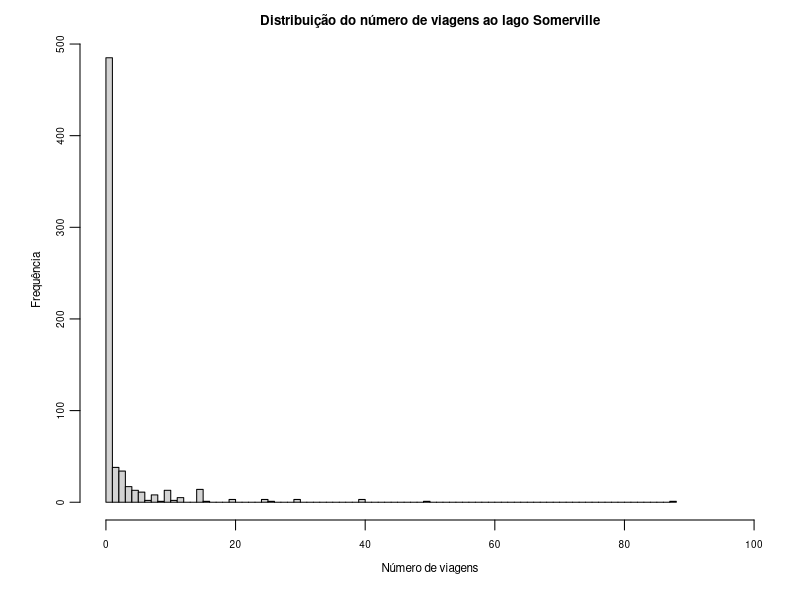
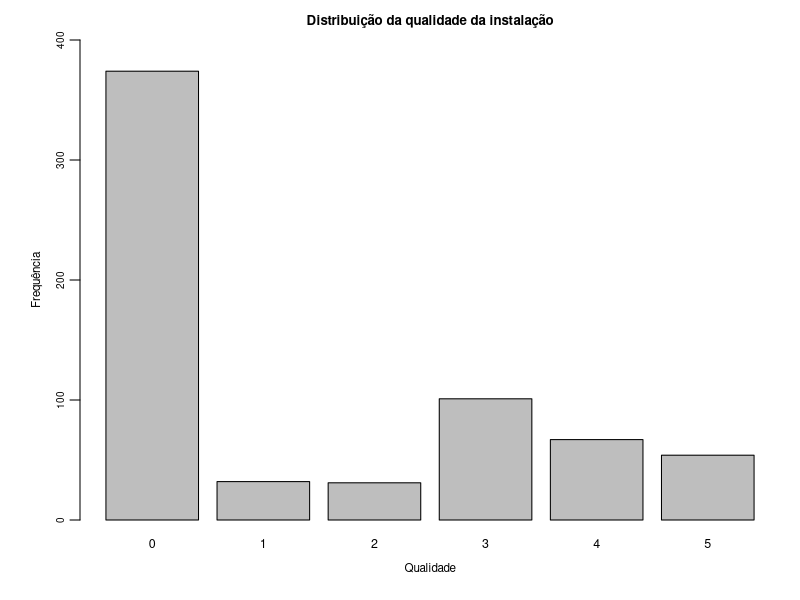
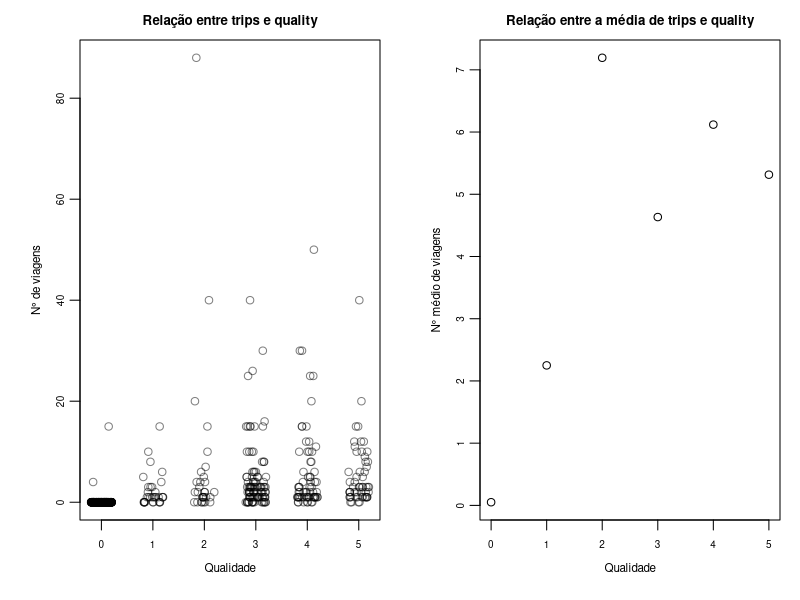
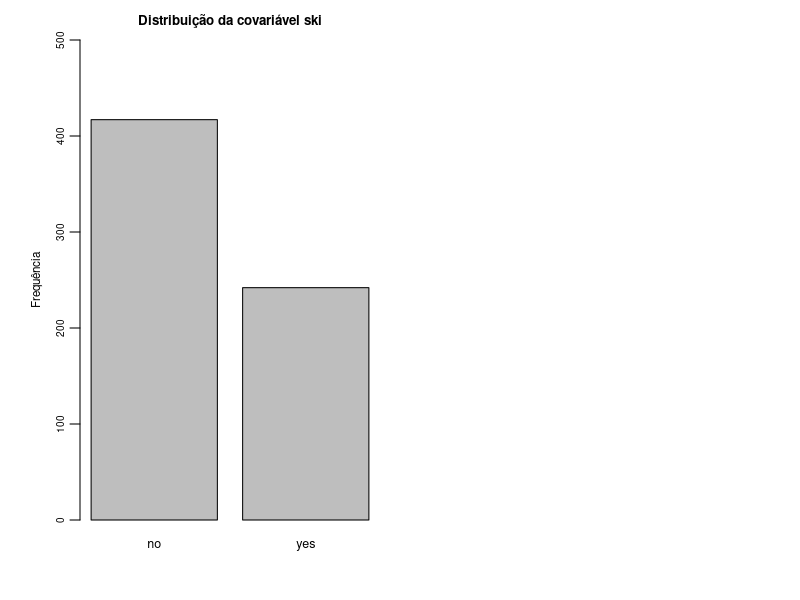
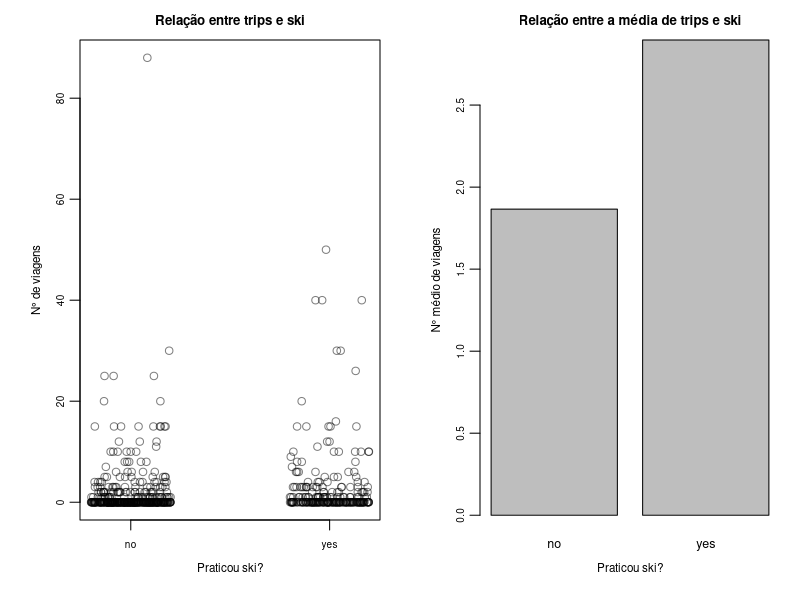
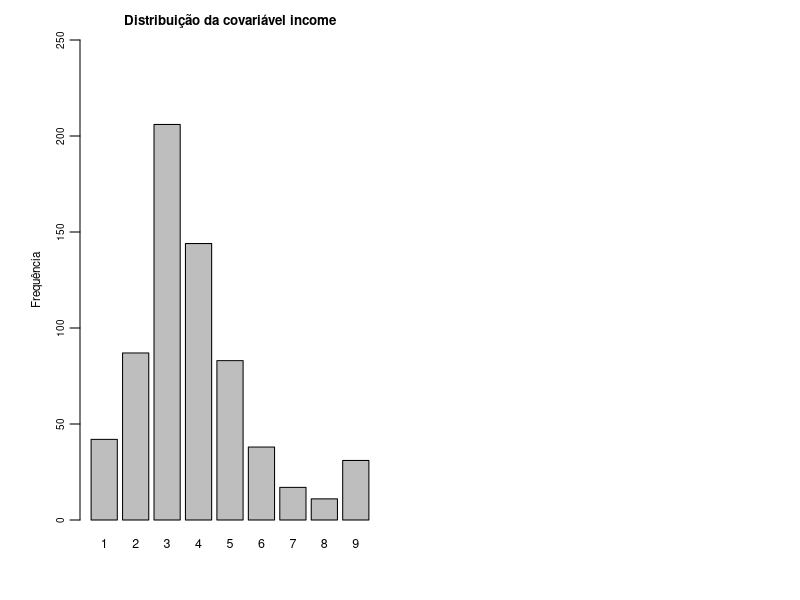
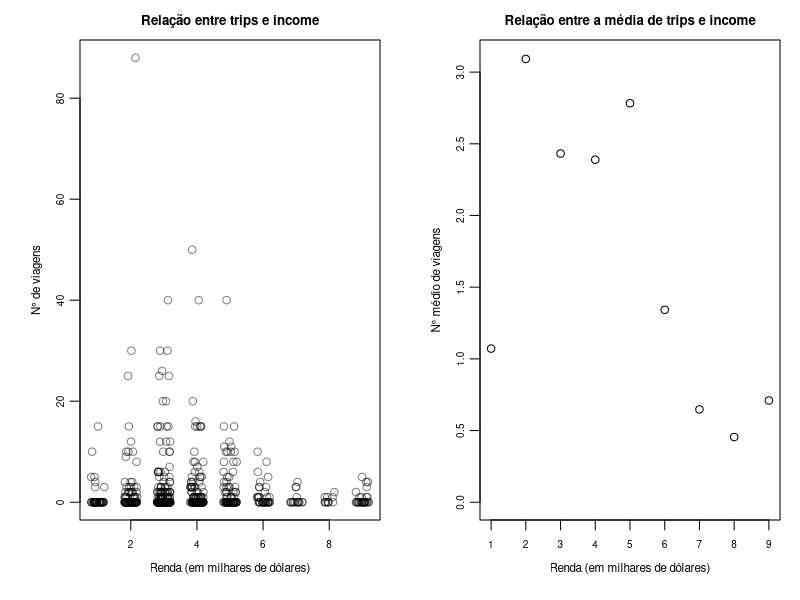
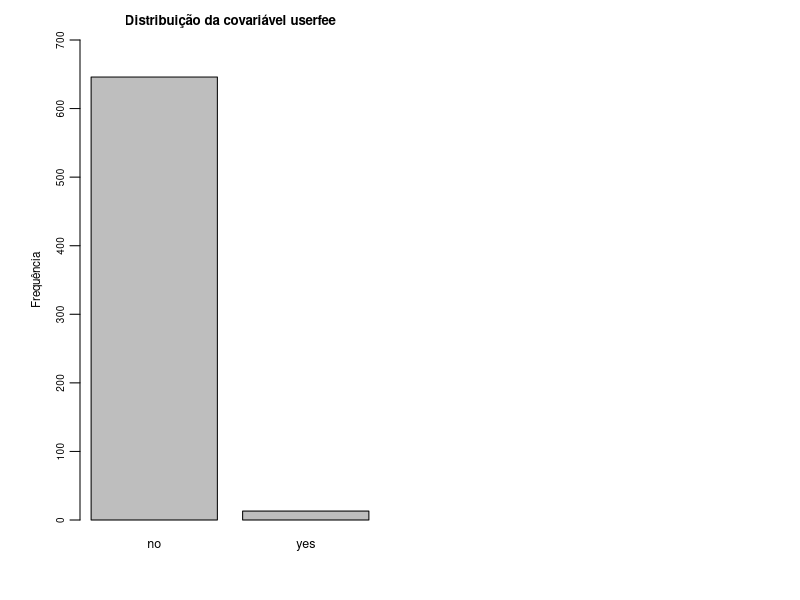

The R script that drew these images, in order:
## ---- chunk 1
knitr::opts_chunk$set(echo = TRUE)
knitr::opts_chunk$set(warning = FALSE, message = FALSE)
options(tinytex.verbose = TRUE)

getOption("encoding")
# ou defina:
options(encoding = "UTF-8")
Sys.setlocale("LC_ALL", "Portuguese")
## ---- chunk 2
if(!require(AER)) install.packages("AER")
if(!require(GGally)) install.packages("GGally")
library(dplyr)
library(ggplot2)
library(AER)
library(GGally)
data("RecreationDemand")

trips = RecreationDemand$trips
quality = RecreationDemand$quality
ski = RecreationDemand$ski
income = RecreationDemand$income
userfee = RecreationDemand$userfee
costC = RecreationDemand$costC
costS = RecreationDemand$costS
costH = RecreationDemand$costH
## ---- chunk 3
par(mgp = c(1.8, 0.6, 0), mar = c(4, 4, 2, 1))
hist(
  trips,
  breaks = 100,
  xlim = c(0, 100),
  main = "Distribuição do número de viagens ao lago Somerville",
  xlab = "Número de viagens",
  ylab = "Frequência",
  cex.main = 0.8, 
  cex.lab = 0.7,
  cex.axis = 0.6)
## ---- chunk 4
cat("Média:    ", mean(trips), "\n")
cat("Variância:", var(trips), "\n")
## ---- chunk 5
par(mgp = c(1.8, 0.6, 0), mar = c(4, 4, 2, 1))
barplot(
  table(quality),
  ylim = c(0, 400),
  main = "Distribuição da qualidade da instalação",
  xlab = "Qualidade",
  ylab = "Frequência",
  cex.main = 0.8, 
  cex.lab = 0.7,
  cex.axis = 0.6,
  cex.names = 0.75)
## ---- chunk 6
par(mgp = c(1.8, 0.6, 0), mar = c(4, 4, 2, 1))
par(mfrow = c(1, 2))

plot(jitter(quality), trips,
  col = rgb(0, 0, 0, alpha = 0.5),
  main = "Relação entre trips e quality",
  xlab = "Qualidade",
  ylab = "N° de viagens",
  cex.main = 0.8, 
  cex.lab = 0.7,
  cex.axis = 0.6,
  cex.names = 0.75)

means <- tapply(trips, quality, mean)

plot(
  as.numeric(names(means)), means, type = "p",
  xaxt = "n",
  main = "Relação entre a média de trips e quality",
  xlab = "Qualidade",
  ylab = "N° médio de viagens",
  cex.main = 0.8, 
  cex.lab = 0.7,
  cex.axis = 0.6
)

axis(1, at = as.numeric(names(means)), labels = names(means), cex.axis = 0.6)
## ---- chunk 7
par(mgp = c(1.8, 0.6, 0), mar = c(4, 4, 2, 1))
barplot(
  table(ski),
  ylim = c(0, 500),
  main = "Distribuição da covariável ski",
  ylab = "Frequência",
  cex.main = 0.8, 
  cex.lab = 0.7,
  cex.axis = 0.6,
  cex.names = 0.75)
## ---- chunk 8
par(mgp = c(1.8, 0.6, 0), mar = c(4, 4, 2, 1))
par(mfrow = c(1, 2))

plot(jitter(ifelse(ski == "yes", 1, 0)), trips,
  col = rgb(0, 0, 0, alpha = 0.5),
  xaxt = "n",
  main = "Relação entre trips e ski",
  xlab = "Praticou ski?",
  ylab = "N° de viagens",
  cex.main = 0.8, 
  cex.lab = 0.7,
  cex.axis = 0.6,
  cex.names = 0.75
)

axis(1, at = c(0, 1), labels = c("no", "yes"), cex.axis = 0.6)

barplot(
  tapply(trips, ski, mean),
  main = "Relação entre a média de trips e ski",
  xlab = "Praticou ski?",
  ylab = "N° médio de viagens",
  cex.main = 0.8, 
  cex.lab = 0.7,
  cex.axis = 0.6,
  cex.names = 0.75)
## ---- chunk 9
par(mgp = c(1.8, 0.6, 0), mar = c(4, 4, 2, 1))
barplot(
  table(income),
  ylim = c(0, 250),
  main = "Distribuição da covariável income",
  ylab = "Frequência",
  cex.main = 0.8, 
  cex.lab = 0.7,
  cex.axis = 0.6,
  cex.names = 0.75)
## ---- chunk 10
par(mgp = c(1.8, 0.6, 0), mar = c(4, 4, 2, 1))
par(mfrow = c(1, 2))

plot(jitter(income), trips,
  col = rgb(0, 0, 0, alpha = 0.5),
  main = "Relação entre trips e income",
  xlab = "Renda (em milhares de dólares)",
  ylab = "N° de viagens",
  cex.main = 0.8, 
  cex.lab = 0.7,
  cex.axis = 0.6,
  cex.names = 0.75)

means <- tapply(trips, income, mean)

plot(
  as.numeric(names(means)), means, type = "p",
  xaxt = "n",
  main = "Relação entre a média de trips e income",
  xlab = "Renda (em milhares de dólares)",
  ylab = "N° médio de viagens",
  ylim = c(0, 3.1),
  cex.main = 0.8, 
  cex.lab = 0.7,
  cex.axis = 0.6
)

axis(1, at = as.numeric(names(means)), labels = names(means), cex.axis = 0.6)
## ---- chunk 11
par(mgp = c(1.8, 0.6, 0), mar = c(4, 4, 2, 1))
barplot(
  table(userfee),
  ylim = c(0, 700),
  main = "Distribuição da covariável userfee",
  ylab = "Frequência",
  cex.main = 0.8, 
  cex.lab = 0.7,
  cex.axis = 0.6,
  cex.names = 0.75)
## ---- chunk 12
par(mgp = c(1.8, 0.6, 0), mar = c(4, 4, 2, 1))
par(mfrow = c(1, 2))

plot(jitter(ifelse(userfee == "yes", 1, 0)), trips,
  col = rgb(0, 0, 0, alpha = 0.5),
  xaxt = "n",
  main = "Relação entre trips e userfee",
  xlab = "Paga a taxa anual?",
  ylab = "N° de viagens",
  cex.main = 0.8, 
  cex.lab = 0.7,
  cex.axis = 0.6,
  cex.names = 0.75
)

axis(1, at = c(0, 1), labels = c("no", "yes"), cex.axis = 0.6)

barplot(
  tapply(trips, userfee, mean),
  main = "Relação entre a média de trips e userfee",
  xlab = "Paga a taxa anual?",
  ylab = "N° médio de viagens",
  cex.main = 0.8, 
  cex.lab = 0.7,
  cex.axis = 0.6,
  cex.names = 0.75)
## ---- chunk 13
par(mfrow = c(1, 3))

par(mgp = c(2.1, 0.6, 0), mar = c(4, 4, 2, 1))
hist(
  costC,
  breaks = 50,
  ylim = c(0, 140),
  main = "Despesas para o lago Conroe",
  xlab = "Número de viagens",
  ylab = "Frequência",
  cex.main = 1.5, 
  cex.lab = 1.5,
  cex.axis = 1)

par(mgp = c(2.1, 0.6, 0), mar = c(4, 4, 2, 1))
hist(
  costS,
  breaks = 50,
  ylim = c(0, 140),
  main = "Despesas para o lago Somerville",
  xlab = "Número de viagens",
  ylab = "",
  cex.main = 1.5, 
  cex.lab = 1.5,
  cex.axis = 1)

par(mgp = c(2.1, 0.6, 0), mar = c(4, 4, 2, 1))
hist(
  costH,
  breaks = 50,
  ylim = c(0, 140),
  main = "Despesas para o lago Houston",
  xlab = "Número de viagens",
  ylab = "",
  cex.main = 1.5, 
  cex.lab = 1.5,
  cex.axis = 1)
## ---- chunk 14
df <- na.omit(RecreationDemand[, c("costC", "costS", "costH")])

plot_custom <- function(data, mapping, ...) {
  ggplot(data = data, mapping = mapping) +
    geom_point(alpha = 0.3, size = 1) +
    scale_x_continuous(breaks = scales::pretty_breaks(n = 3)) +
    scale_y_continuous(breaks = scales::pretty_breaks(n = 3)) +
    theme_minimal(base_size = 10)
}

ggpairs(
  df,
  upper = list(continuous = plot_custom),
  lower = list(continuous = plot_custom),
  diag = list(continuous = function(...) return(NULL)),  # remove a diagonal
  title = "Relações entre as variáveis cost"
) +
  theme_minimal() +
  theme(
    plot.title = element_text(size = 11, hjust = 0.5),
    axis.text = element_text(size = 6),
    axis.title = element_text(size = 7)
  )
## ---- chunk 15
cat("-> Correlação com trips:\n")
cat("costC:", cor(RecreationDemand$trips, RecreationDemand$costC, use = "complete.obs"), "\n")
cat("costS:", cor(RecreationDemand$trips, RecreationDemand$costS, use = "complete.obs"), "\n")
cat("costH:", cor(RecreationDemand$trips, RecreationDemand$costH, use = "complete.obs"), "\n")
## ---- chunk 16
RecreationDemand$costS_100 = costS / 100
costS_100 = RecreationDemand$costS_100

RecreationDemand$income_c = income - mean(income)
RecreationDemand$costS_100_c = costS_100 - mean(costS_100)

model_poisson = glm(trips ~ quality + ski + income_c + costS_100_c, data = RecreationDemand, family = poisson())
summary(model_poisson)
## ---- chunk 17
par(mgp = c(1.8, 0.6, 0), mar = c(4, 4, 2, 1))
plot(fitted(model_poisson), residuals(model_poisson, type = "pearson"),
  main = "Resíduos de Pearson x Valor previsto (Poisson)",
  xlab = "Valor previsto",
  ylab = "Resíduo",
  ylim = c(-5, 45),
  cex.main = 0.8, 
  cex.lab = 0.7,
  cex.axis = 0.6)
abline(h = 0, col = "red")
## ---- chunk 18
C_poisson = model_poisson$null.deviance - model_poisson$deviance

cat("Estatística C:", C_poisson, "\n")

df_poisson = model_poisson$df.null - model_poisson$df.residual

cat("Graus de liberdade:", df_poisson, "\n")

pvalue_poisson = pchisq(C_poisson, df_poisson, lower.tail = FALSE)

cat("p-valor:", pvalue_poisson)
## ---- chunk 19
min_model_poisson = glm(trips ~ 1, data = RecreationDemand, family = poisson())

loglik_poisson = logLik(model_poisson)
loglik_min_poisson = logLik(min_model_poisson)

pseudo_R2_poisson = (loglik_min_poisson - loglik_poisson)/loglik_min_poisson

cat("Pseudo-R2:", pseudo_R2_poisson)
## ---- chunk 20
pred_poisson = predict(model_poisson)

z = ((trips - pred_poisson)^2 - trips)/pred_poisson

overdispersion_data = data.frame(z = z, pred = pred_poisson)

overdispersion_model = glm(z ~ pred + 0, data = overdispersion_data)
summary(overdispersion_model)
## ---- chunk 21
library(MASS)

model_nb = glm.nb(trips ~ quality + ski + income_c + costS_100_c, data = RecreationDemand)
summary(model_nb)
## ---- chunk 22
model_nb = glm.nb(trips ~ quality + ski + costS_100_c, data = RecreationDemand)
summary(model_nb)
## ---- chunk 23
par(mgp = c(1.8, 0.6, 0), mar = c(4, 4, 2, 1))
plot(fitted(model_nb), residuals(model_nb, type = "pearson"),
  main = "Resíduos de Pearson x Valor previsto (NBin)",
  xlab = "Valor previsto",
  ylab = "Resíduo",
  ylim = c(-5, 45),
  cex.main = 0.8, 
  cex.lab = 0.7,
  cex.axis = 0.6)
abline(h = 0, col = "red")
## ---- chunk 24
C_nb = model_nb$null.deviance - model_nb$deviance

cat("Estatística C:", C_nb, "\n")

df_nb = model_nb$df.null - model_nb$df.residual

cat("Graus de liberdade:", df_nb, "\n")

pvalue_nb = pchisq(C_nb, df_nb, lower.tail = FALSE)

cat("p-valor:", pvalue_nb)
## ---- chunk 25
min_model_nb = glm.nb(trips ~ 1, data = RecreationDemand)

loglik_nb = logLik(model_nb)
loglik_min_nb = logLik(min_model_nb)

pseudo_R2_nb = (loglik_min_nb - loglik_nb)/loglik_min_nb

cat("Pseudo-R2:", pseudo_R2_nb)
